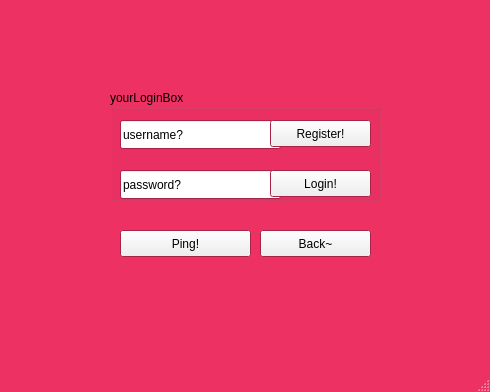
<?xml version="1.0" encoding="UTF-8"?>
<ui version="4.0">
 <class>LoginPage</class>
 <widget class="QMainWindow" name="LoginPage">
  <property name="geometry">
   <rect>
    <x>0</x>
    <y>0</y>
    <width>490</width>
    <height>392</height>
   </rect>
  </property>
  <property name="palette">
   <palette>
    <active>
     <colorrole role="Base">
      <brush brushstyle="SolidPattern">
       <color alpha="255">
        <red>255</red>
        <green>255</green>
        <blue>255</blue>
       </color>
      </brush>
     </colorrole>
     <colorrole role="Window">
      <brush brushstyle="SolidPattern">
       <color alpha="255">
        <red>237</red>
        <green>49</green>
        <blue>99</blue>
       </color>
      </brush>
     </colorrole>
    </active>
    <inactive>
     <colorrole role="Base">
      <brush brushstyle="SolidPattern">
       <color alpha="255">
        <red>255</red>
        <green>255</green>
        <blue>255</blue>
       </color>
      </brush>
     </colorrole>
     <colorrole role="Window">
      <brush brushstyle="SolidPattern">
       <color alpha="255">
        <red>237</red>
        <green>49</green>
        <blue>99</blue>
       </color>
      </brush>
     </colorrole>
    </inactive>
    <disabled>
     <colorrole role="Base">
      <brush brushstyle="SolidPattern">
       <color alpha="255">
        <red>237</red>
        <green>49</green>
        <blue>99</blue>
       </color>
      </brush>
     </colorrole>
     <colorrole role="Window">
      <brush brushstyle="SolidPattern">
       <color alpha="255">
        <red>237</red>
        <green>49</green>
        <blue>99</blue>
       </color>
      </brush>
     </colorrole>
    </disabled>
   </palette>
  </property>
  <property name="windowTitle">
   <string>MainWindow</string>
  </property>
  <widget class="QWidget" name="centralwidget">
   <widget class="QGroupBox" name="groupBox">
    <property name="geometry">
     <rect>
      <x>110</x>
      <y>90</y>
      <width>271</width>
      <height>111</height>
     </rect>
    </property>
    <property name="title">
     <string>yourLoginBox</string>
    </property>
    <widget class="QLineEdit" name="txt_username">
     <property name="geometry">
      <rect>
       <x>10</x>
       <y>30</y>
       <width>161</width>
       <height>29</height>
      </rect>
     </property>
     <property name="text">
      <string>username?</string>
     </property>
    </widget>
    <widget class="QLineEdit" name="txt_password">
     <property name="geometry">
      <rect>
       <x>10</x>
       <y>80</y>
       <width>161</width>
       <height>29</height>
      </rect>
     </property>
     <property name="inputMask">
      <string notr="true"/>
     </property>
     <property name="text">
      <string>password?</string>
     </property>
     <property name="echoMode">
      <enum>QLineEdit::Normal</enum>
     </property>
    </widget>
    <widget class="QPushButton" name="btn_login">
     <property name="geometry">
      <rect>
       <x>160</x>
       <y>80</y>
       <width>101</width>
       <height>27</height>
      </rect>
     </property>
     <property name="text">
      <string>Login!</string>
     </property>
    </widget>
    <widget class="QPushButton" name="btn_register">
     <property name="geometry">
      <rect>
       <x>160</x>
       <y>30</y>
       <width>101</width>
       <height>27</height>
      </rect>
     </property>
     <property name="text">
      <string>Register!</string>
     </property>
    </widget>
   </widget>
   <widget class="QPushButton" name="btn_ping">
    <property name="geometry">
     <rect>
      <x>120</x>
      <y>230</y>
      <width>131</width>
      <height>27</height>
     </rect>
    </property>
    <property name="text">
     <string>Ping!</string>
    </property>
   </widget>
   <widget class="QPushButton" name="btn_back">
    <property name="geometry">
     <rect>
      <x>260</x>
      <y>230</y>
      <width>111</width>
      <height>27</height>
     </rect>
    </property>
    <property name="text">
     <string>Back~</string>
    </property>
   </widget>
  </widget>
  <widget class="QStatusBar" name="statusbar"/>
 </widget>
 <resources/>
 <connections/>
</ui>
